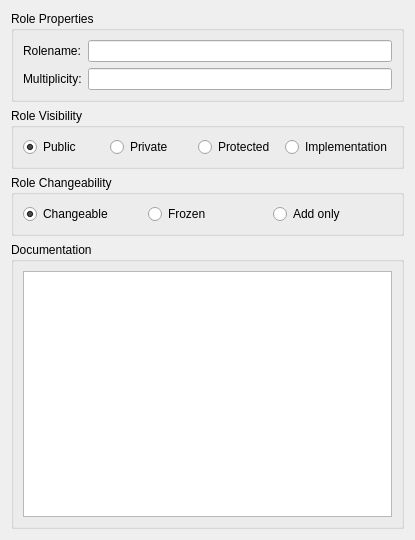
<ui version="4.0" >
 <class>UMLRolePropertiesBase</class>
 <widget class="QWidget" name="UMLRolePropertiesBase" >
  <property name="geometry" >
   <rect>
    <x>0</x>
    <y>0</y>
    <width>415</width>
    <height>540</height>
   </rect>
  </property>
  <layout class="QVBoxLayout" >
   <item>
    <widget class="QGroupBox" name="ui_propsGroupBox" >
     <property name="title" >
      <string>Role Properties</string>
     </property>
     <layout class="QGridLayout" >
      <item row="0" column="0" >
       <layout class="QGridLayout" >
        <property name="leftMargin" >
         <number>0</number>
        </property>
        <property name="topMargin" >
         <number>0</number>
        </property>
        <property name="rightMargin" >
         <number>0</number>
        </property>
        <property name="bottomMargin" >
         <number>0</number>
        </property>
        <item row="0" column="0" >
         <widget class="QLabel" name="ui_labelRoleName" >
          <property name="text" >
           <string>Rolename:</string>
          </property>
          <property name="wordWrap" >
           <bool>false</bool>
          </property>
         </widget>
        </item>
        <item row="0" column="1" >
         <widget class="QLineEdit" name="ui_pRoleLE" />
        </item>
        <item row="1" column="0" >
         <widget class="QLabel" name="ui_labelMultiplicity" >
          <property name="text" >
           <string>Multiplicity:</string>
          </property>
          <property name="wordWrap" >
           <bool>false</bool>
          </property>
         </widget>
        </item>
        <item row="1" column="1" >
         <widget class="QLineEdit" name="ui_pMultiLE" />
        </item>
       </layout>
      </item>
     </layout>
    </widget>
   </item>
   <item>
    <widget class="QGroupBox" name="ui_visibilityButtonGroup" >
     <property name="title" >
      <string>Role Visibility</string>
     </property>
     <layout class="QHBoxLayout" >
      <item>
       <widget class="QRadioButton" name="ui_pPublicRB" >
        <property name="text" >
         <string>Public</string>
        </property>
        <property name="checked" >
         <bool>true</bool>
        </property>
       </widget>
      </item>
      <item>
       <widget class="QRadioButton" name="ui_pPrivateRB" >
        <property name="text" >
         <string>Private</string>
        </property>
       </widget>
      </item>
      <item>
       <widget class="QRadioButton" name="ui_pProtectedRB" >
        <property name="text" >
         <string>Protected</string>
        </property>
       </widget>
      </item>
      <item>
       <widget class="QRadioButton" name="ui_pImplementationRB" >
        <property name="text" >
         <string>Implementation</string>
        </property>
       </widget>
      </item>
     </layout>
    </widget>
   </item>
   <item>
    <widget class="QGroupBox" name="ui_changeabilityButtonGroup" >
     <property name="title" >
      <string>Role Changeability</string>
     </property>
     <layout class="QHBoxLayout" >
      <item>
       <widget class="QRadioButton" name="ui_pChangeableRB" >
        <property name="text" >
         <string>Changeable</string>
        </property>
        <property name="checked" >
         <bool>true</bool>
        </property>
       </widget>
      </item>
      <item>
       <widget class="QRadioButton" name="ui_pFrozenRB" >
        <property name="text" >
         <string>Frozen</string>
        </property>
       </widget>
      </item>
      <item>
       <widget class="QRadioButton" name="ui_pAddOnlyRB" >
        <property name="text" >
         <string>Add only</string>
        </property>
       </widget>
      </item>
     </layout>
    </widget>
   </item>
   <item>
    <widget class="QGroupBox" name="ui_groupBoxDocumentation" >
     <property name="title" >
      <string>Documentation</string>
     </property>
     <layout class="QVBoxLayout" >
      <item>
       <widget class="QTextEdit" name="ui_pDocTE" />
      </item>
     </layout>
    </widget>
   </item>
  </layout>
 </widget>
 <resources/>
 <connections/>
</ui>
